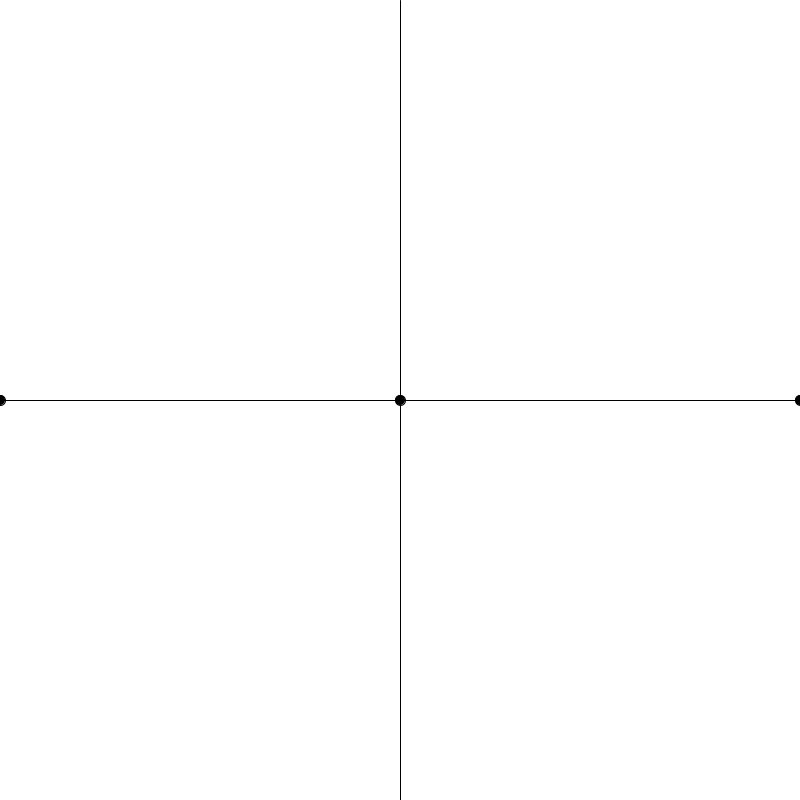
Frame 1 (no input)
Frame 60 (the mouse pressed at the canvas centre just before this capture): identical to frame 1, image omitted
Frame 120 (the mouse held since frame 60 and released just before this capture): identical to frame 1, image omitted

The Processing sketch that drew this single still picture (run headless with seeded random() and noise(); from frame 60 on, the mouse is pressed at the canvas centre):

// Processing sketch: LCR
// ── LCR.pde
float x, x1, x2, y, b, c, delta, asq, bsq, u, v, g, d, lsq, rsq;
float pos[] = new float[2];
int t;

void setup() {
  size(800, 800);
  rectMode(CORNERS);
  stroke(0);
  fill(0);
  erase();
}

void draw() {

}

void mouseDragged() {
  mousePressed();
}

void mousePressed() {
  erase();
  
  // Conversion des coordonnées (changement de repère)
  x = (mouseX - 400.0) / 200.0;
  y = (400.0 - mouseY) / 200.0;
  
  // Calcul de (g, d)
  g = (dist(-2.0, 0.0, x, y) - dist(0.0, 0.0, x, y)) / 2.0;
  d = (dist(0.0, 0.0, x, y) - dist(2.0, 0.0, x, y)) / 2.0;
  
  // Visualisation de (g, d)
  fill(0);
  rect(200.0, 398.0, (g + 1.0)*200.0, 402.0);
  rect(600.0, 398.0, (d + 3.0)*200.0, 402.0);
  
  // Calcul de (x, y)
  pos = solve(g, d);
  x = pos[0];
  y = pos[1];
  
  ellipse((x + 2.0)*200.0, (2.0 - y)*200.0, 10.0, 10.0);
  
  // Tracé des branches d'hyperboles
  hyperbolas(g, d);
}

float[] solve(float l, float r) {
  lsq = l * l;
  rsq = r * r;
  
  // Coefficients et discriminant de l'équation du second degré d'inconnue x
  b = 2 * (lsq + rsq - 2*lsq*rsq) / (rsq - lsq);
  c = 1 - lsq * rsq;
  delta = b * b - 4 * c;
  
  // Résolution de l'équation
  x = - b / 2;
  x1 = x - sqrt(delta) / 2;
  x2 = x + sqrt(delta) / 2;
  x = x1;
  if((l >= 0 && x1 <= -1.0) || (r >= 0 && x1 <= 1.0)) x = x2;
  y = sqrt( (1 - lsq) * ((x + 1) * (x + 1) / lsq - 1) );
  
  pos[0] = x;
  pos[1] = y;
  
  return pos;
}

void erase() {
  background(255); // Fond blanc
  
  line(  0, 400, 800, 400); // Axe des abscisses
  line(400,   0, 400, 800); // Axe des ordonnées
  
  ellipse(  0.0, 400.0, 10.0, 10.0); // L
  ellipse(400.0, 400.0, 10.0, 10.0); // C
  ellipse(800.0, 400.0, 10.0, 10.0); // R
}

void hyperbolas(float a, float b) {
  asq = a * a;
  bsq = b * b;
  
  for(t = -400; t < 400; t++) {
    // Branche d'hyperbole définie par L(-2,0), C(0,0) et g
    v = t / 200.0;
    u = asq * ( 1.0 + v * v / (1 - asq) );
    u = - 1.0 + sqrt(u);
    if(g <= 0) u = - 2.0 - u;
    point((u + 2.0)*200.0, (2.0 - v)*200.0);
    
    // Branche d'hyperbole définie par C(0,0), R(2,0) et d
    u = bsq * ( 1.0 + v * v / (1 - bsq) );
    u = 1.0 + sqrt(u);
    if(d <= 0) u = 2.0 - u;
    point((u + 2.0)*200.0, (2.0 - v)*200.0);
  }
}
